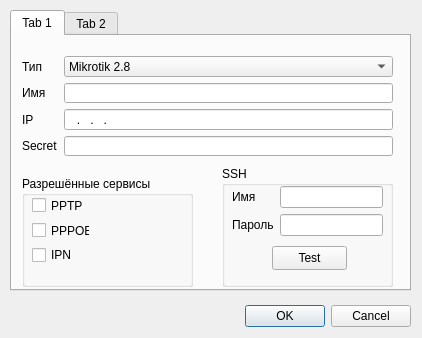
<ui version="4.0" >
 <class>Dialog</class>
 <widget class="QDialog" name="Dialog" >
  <property name="geometry" >
   <rect>
    <x>0</x>
    <y>0</y>
    <width>422</width>
    <height>338</height>
   </rect>
  </property>
  <property name="windowTitle" >
   <string>Dialog</string>
  </property>
  <widget class="QDialogButtonBox" name="buttonBox" >
   <property name="geometry" >
    <rect>
     <x>70</x>
     <y>300</y>
     <width>341</width>
     <height>32</height>
    </rect>
   </property>
   <property name="orientation" >
    <enum>Qt::Horizontal</enum>
   </property>
   <property name="standardButtons" >
    <set>QDialogButtonBox::Cancel|QDialogButtonBox::NoButton|QDialogButtonBox::Ok</set>
   </property>
  </widget>
  <widget class="QTabWidget" name="maintabWidget" >
   <property name="geometry" >
    <rect>
     <x>10</x>
     <y>10</y>
     <width>401</width>
     <height>281</height>
    </rect>
   </property>
   <property name="currentIndex" >
    <number>0</number>
   </property>
   <widget class="QWidget" name="tab" >
    <attribute name="title" >
     <string>Tab 1</string>
    </attribute>
    <widget class="QGroupBox" name="groupBox" >
     <property name="geometry" >
      <rect>
       <x>210</x>
       <y>130</y>
       <width>171</width>
       <height>121</height>
      </rect>
     </property>
     <property name="title" >
      <string>SSH</string>
     </property>
     <widget class="QPushButton" name="pushButton" >
      <property name="geometry" >
       <rect>
        <x>50</x>
        <y>80</y>
        <width>75</width>
        <height>24</height>
       </rect>
      </property>
      <property name="text" >
       <string>Test</string>
      </property>
     </widget>
     <widget class="QWidget" name="" >
      <property name="geometry" >
       <rect>
        <x>10</x>
        <y>20</y>
        <width>151</width>
        <height>51</height>
       </rect>
      </property>
      <layout class="QGridLayout" >
       <item row="0" column="0" >
        <widget class="QLabel" name="label_5" >
         <property name="text" >
          <string>Имя</string>
         </property>
         <property name="buddy" >
          <cstring>lineEdit_4</cstring>
         </property>
        </widget>
       </item>
       <item row="0" column="1" >
        <widget class="QLineEdit" name="lineEdit_4" />
       </item>
       <item row="1" column="0" >
        <widget class="QLabel" name="label_6" >
         <property name="text" >
          <string>Пароль</string>
         </property>
         <property name="buddy" >
          <cstring>lineEdit_5</cstring>
         </property>
        </widget>
       </item>
       <item row="1" column="1" >
        <widget class="QLineEdit" name="lineEdit_5" />
       </item>
      </layout>
     </widget>
    </widget>
    <widget class="QGroupBox" name="groupBox_2" >
     <property name="geometry" >
      <rect>
       <x>10</x>
       <y>140</y>
       <width>171</width>
       <height>111</height>
      </rect>
     </property>
     <property name="title" >
      <string>Разрешённые сервисы</string>
     </property>
     <widget class="QWidget" name="" >
      <property name="geometry" >
       <rect>
        <x>10</x>
        <y>20</y>
        <width>58</width>
        <height>68</height>
       </rect>
      </property>
      <layout class="QGridLayout" >
       <item row="0" column="0" >
        <widget class="QCheckBox" name="pptp_edit" >
         <property name="text" >
          <string>PPTP</string>
         </property>
        </widget>
       </item>
       <item row="1" column="0" >
        <widget class="QCheckBox" name="pppoe_edit" >
         <property name="text" >
          <string>PPPOE</string>
         </property>
        </widget>
       </item>
       <item row="2" column="0" >
        <widget class="QCheckBox" name="pppoe_edit_2" >
         <property name="text" >
          <string>IPN</string>
         </property>
        </widget>
       </item>
      </layout>
     </widget>
    </widget>
    <widget class="QWidget" name="" >
     <property name="geometry" >
      <rect>
       <x>10</x>
       <y>20</y>
       <width>371</width>
       <height>100</height>
      </rect>
     </property>
     <layout class="QGridLayout" >
      <item row="0" column="0" >
       <widget class="QLabel" name="label" >
        <property name="text" >
         <string>Тип</string>
        </property>
        <property name="buddy" >
         <cstring>nas_edit</cstring>
        </property>
       </widget>
      </item>
      <item row="0" column="1" >
       <widget class="QComboBox" name="nas_edit" >
        <item>
         <property name="text" >
          <string>Mikrotik 2.8</string>
         </property>
        </item>
        <item>
         <property name="text" >
          <string>Mikrotik 2.9</string>
         </property>
        </item>
        <item>
         <property name="text" >
          <string>Mikrotik 3.0</string>
         </property>
        </item>
        <item>
         <property name="text" >
          <string>-other-</string>
         </property>
        </item>
       </widget>
      </item>
      <item row="1" column="0" >
       <widget class="QLabel" name="label_2" >
        <property name="text" >
         <string>Имя</string>
        </property>
        <property name="buddy" >
         <cstring>nas_name</cstring>
        </property>
       </widget>
      </item>
      <item row="1" column="1" >
       <widget class="QLineEdit" name="nas_name" />
      </item>
      <item row="2" column="0" >
       <widget class="QLabel" name="label_3" >
        <property name="text" >
         <string>IP</string>
        </property>
        <property name="buddy" >
         <cstring>nas_ip</cstring>
        </property>
       </widget>
      </item>
      <item row="2" column="1" >
       <widget class="QLineEdit" name="nas_ip" >
        <property name="inputMask" >
         <string>000.000.000.000; </string>
        </property>
       </widget>
      </item>
      <item row="3" column="0" >
       <widget class="QLabel" name="label_4" >
        <property name="text" >
         <string>Secret</string>
        </property>
        <property name="buddy" >
         <cstring>nas_secret</cstring>
        </property>
       </widget>
      </item>
      <item row="3" column="1" >
       <widget class="QLineEdit" name="nas_secret" />
      </item>
     </layout>
    </widget>
   </widget>
   <widget class="QWidget" name="tab_2" >
    <attribute name="title" >
     <string>Tab 2</string>
    </attribute>
    <widget class="QTabWidget" name="secondtabWidget" >
     <property name="geometry" >
      <rect>
       <x>10</x>
       <y>10</y>
       <width>381</width>
       <height>480</height>
      </rect>
     </property>
     <property name="currentIndex" >
      <number>0</number>
     </property>
     <widget class="QWidget" name="tab_3" >
      <attribute name="title" >
       <string>Tab 1</string>
      </attribute>
      <widget class="QWidget" name="" >
       <property name="geometry" >
        <rect>
         <x>10</x>
         <y>110</y>
         <width>361</width>
         <height>91</height>
        </rect>
       </property>
       <layout class="QVBoxLayout" >
        <item>
         <widget class="QLabel" name="label_8" >
          <property name="text" >
           <string>Действие при удалении пользователя: </string>
          </property>
          <property name="buddy" >
           <cstring>textEdit_2</cstring>
          </property>
         </widget>
        </item>
        <item>
         <widget class="QTextEdit" name="textEdit_2" />
        </item>
       </layout>
      </widget>
      <widget class="QWidget" name="" >
       <property name="geometry" >
        <rect>
         <x>10</x>
         <y>10</y>
         <width>361</width>
         <height>91</height>
        </rect>
       </property>
       <layout class="QVBoxLayout" >
        <item>
         <widget class="QLabel" name="label_7" >
          <property name="text" >
           <string>Действие при создании пользователя: </string>
          </property>
          <property name="buddy" >
           <cstring>textEdit</cstring>
          </property>
         </widget>
        </item>
        <item>
         <widget class="QTextEdit" name="textEdit" />
        </item>
       </layout>
      </widget>
     </widget>
     <widget class="QWidget" name="tab_4" >
      <attribute name="title" >
       <string>Tab 2</string>
      </attribute>
      <widget class="QWidget" name="" >
       <property name="geometry" >
        <rect>
         <x>10</x>
         <y>110</y>
         <width>361</width>
         <height>91</height>
        </rect>
       </property>
       <layout class="QVBoxLayout" >
        <item>
         <widget class="QLabel" name="label_10" >
          <property name="text" >
           <string>Действие при запрещении работы пользователя: </string>
          </property>
          <property name="buddy" >
           <cstring>textEdit_4</cstring>
          </property>
         </widget>
        </item>
        <item>
         <widget class="QTextEdit" name="textEdit_4" />
        </item>
       </layout>
      </widget>
      <widget class="QWidget" name="" >
       <property name="geometry" >
        <rect>
         <x>10</x>
         <y>10</y>
         <width>361</width>
         <height>91</height>
        </rect>
       </property>
       <layout class="QVBoxLayout" >
        <item>
         <widget class="QLabel" name="label_9" >
          <property name="text" >
           <string>Действие при разрешении работы пользователя:</string>
          </property>
          <property name="buddy" >
           <cstring>textEdit_3</cstring>
          </property>
         </widget>
        </item>
        <item>
         <widget class="QTextEdit" name="textEdit_3" />
        </item>
       </layout>
      </widget>
     </widget>
    </widget>
   </widget>
  </widget>
 </widget>
 <resources/>
 <connections>
  <connection>
   <sender>buttonBox</sender>
   <signal>accepted()</signal>
   <receiver>Dialog</receiver>
   <slot>accept()</slot>
   <hints>
    <hint type="sourcelabel" >
     <x>248</x>
     <y>254</y>
    </hint>
    <hint type="destinationlabel" >
     <x>157</x>
     <y>274</y>
    </hint>
   </hints>
  </connection>
  <connection>
   <sender>buttonBox</sender>
   <signal>rejected()</signal>
   <receiver>Dialog</receiver>
   <slot>reject()</slot>
   <hints>
    <hint type="sourcelabel" >
     <x>316</x>
     <y>260</y>
    </hint>
    <hint type="destinationlabel" >
     <x>286</x>
     <y>274</y>
    </hint>
   </hints>
  </connection>
 </connections>
</ui>
